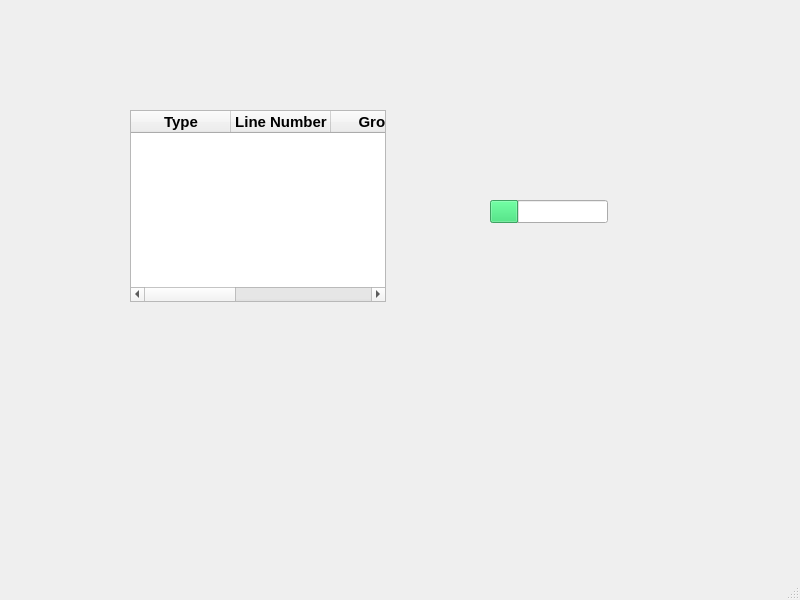
<?xml version="1.0" encoding="UTF-8"?>
<ui version="4.0">
 <class>MainWindow</class>
 <widget class="QMainWindow" name="MainWindow">
  <property name="geometry">
   <rect>
    <x>0</x>
    <y>0</y>
    <width>800</width>
    <height>600</height>
   </rect>
  </property>
  <property name="windowTitle">
   <string>MainWindow</string>
  </property>
  <widget class="QWidget" name="centralwidget">
   <widget class="QTableWidget" name="tableWidget">
    <property name="geometry">
     <rect>
      <x>130</x>
      <y>110</y>
      <width>256</width>
      <height>192</height>
     </rect>
    </property>
    <attribute name="horizontalHeaderDefaultSectionSize">
     <number>100</number>
    </attribute>
    <attribute name="verticalHeaderCascadingSectionResizes">
     <bool>false</bool>
    </attribute>
    <column>
     <property name="text">
      <string>Type</string>
     </property>
     <property name="font">
      <font>
       <pointsize>11</pointsize>
       <weight>75</weight>
       <bold>true</bold>
      </font>
     </property>
    </column>
    <column>
     <property name="text">
      <string>Line Number</string>
     </property>
     <property name="font">
      <font>
       <pointsize>11</pointsize>
       <weight>75</weight>
       <bold>true</bold>
      </font>
     </property>
    </column>
    <column>
     <property name="text">
      <string>Group</string>
     </property>
     <property name="font">
      <font>
       <pointsize>11</pointsize>
       <weight>75</weight>
       <bold>true</bold>
      </font>
     </property>
    </column>
    <column>
     <property name="text">
      <string>Description</string>
     </property>
     <property name="font">
      <font>
       <pointsize>11</pointsize>
       <weight>75</weight>
       <bold>true</bold>
      </font>
     </property>
    </column>
    <column>
     <property name="text">
      <string>Matched String</string>
     </property>
     <property name="font">
      <font>
       <pointsize>11</pointsize>
       <weight>75</weight>
       <bold>true</bold>
      </font>
     </property>
    </column>
   </widget>
   <widget class="QProgressBar" name="progressBar">
    <property name="geometry">
     <rect>
      <x>490</x>
      <y>200</y>
      <width>118</width>
      <height>23</height>
     </rect>
    </property>
    <property name="palette">
     <palette>
      <active>
       <colorrole role="Highlight">
        <brush brushstyle="SolidPattern">
         <color alpha="255">
          <red>87</red>
          <green>227</green>
          <blue>137</blue>
         </color>
        </brush>
       </colorrole>
      </active>
      <inactive>
       <colorrole role="Highlight">
        <brush brushstyle="SolidPattern">
         <color alpha="255">
          <red>87</red>
          <green>227</green>
          <blue>137</blue>
         </color>
        </brush>
       </colorrole>
      </inactive>
      <disabled>
       <colorrole role="Highlight">
        <brush brushstyle="SolidPattern">
         <color alpha="255">
          <red>145</red>
          <green>145</green>
          <blue>145</blue>
         </color>
        </brush>
       </colorrole>
      </disabled>
     </palette>
    </property>
    <property name="autoFillBackground">
     <bool>false</bool>
    </property>
    <property name="value">
     <number>24</number>
    </property>
    <property name="textVisible">
     <bool>false</bool>
    </property>
    <property name="format">
     <string>%p%</string>
    </property>
   </widget>
  </widget>
  <widget class="QMenuBar" name="menubar">
   <property name="geometry">
    <rect>
     <x>0</x>
     <y>0</y>
     <width>800</width>
     <height>22</height>
    </rect>
   </property>
  </widget>
  <widget class="QStatusBar" name="statusBar"/>
 </widget>
 <resources/>
 <connections/>
</ui>
